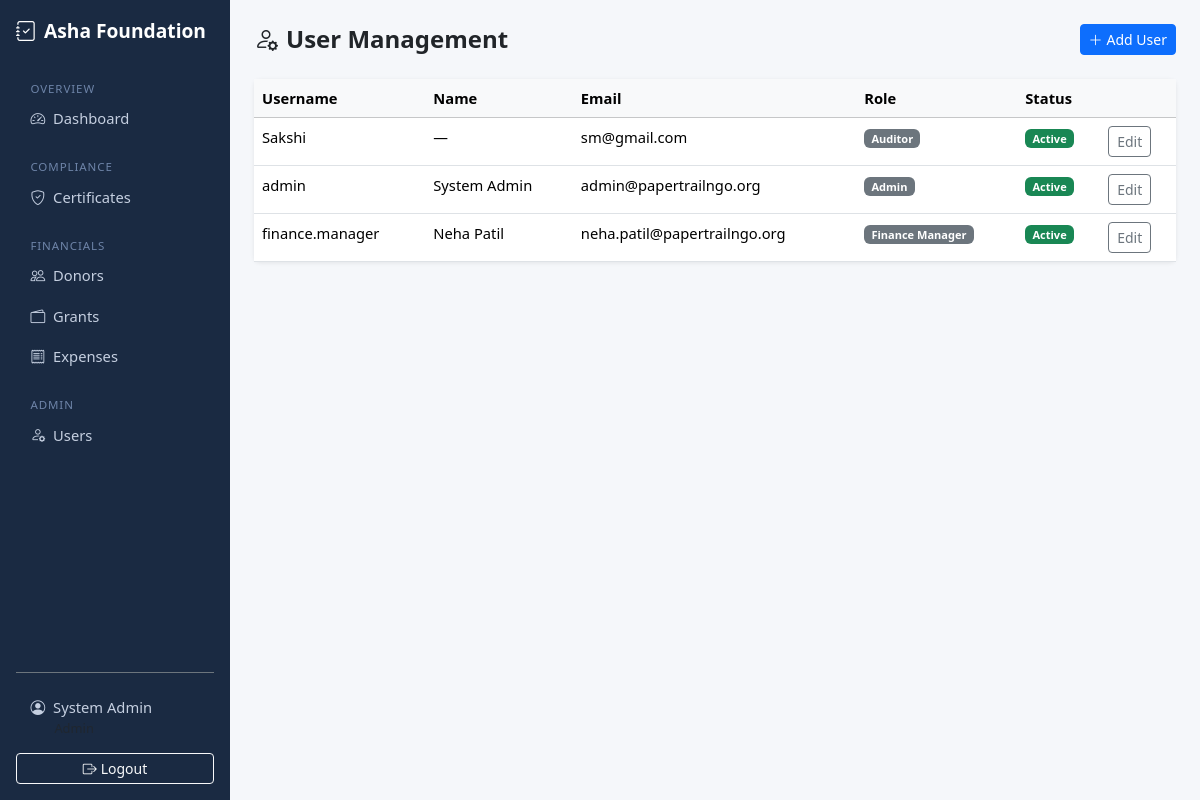
/accounts/users/ (signed in), run on an earlier commit of the app's database.
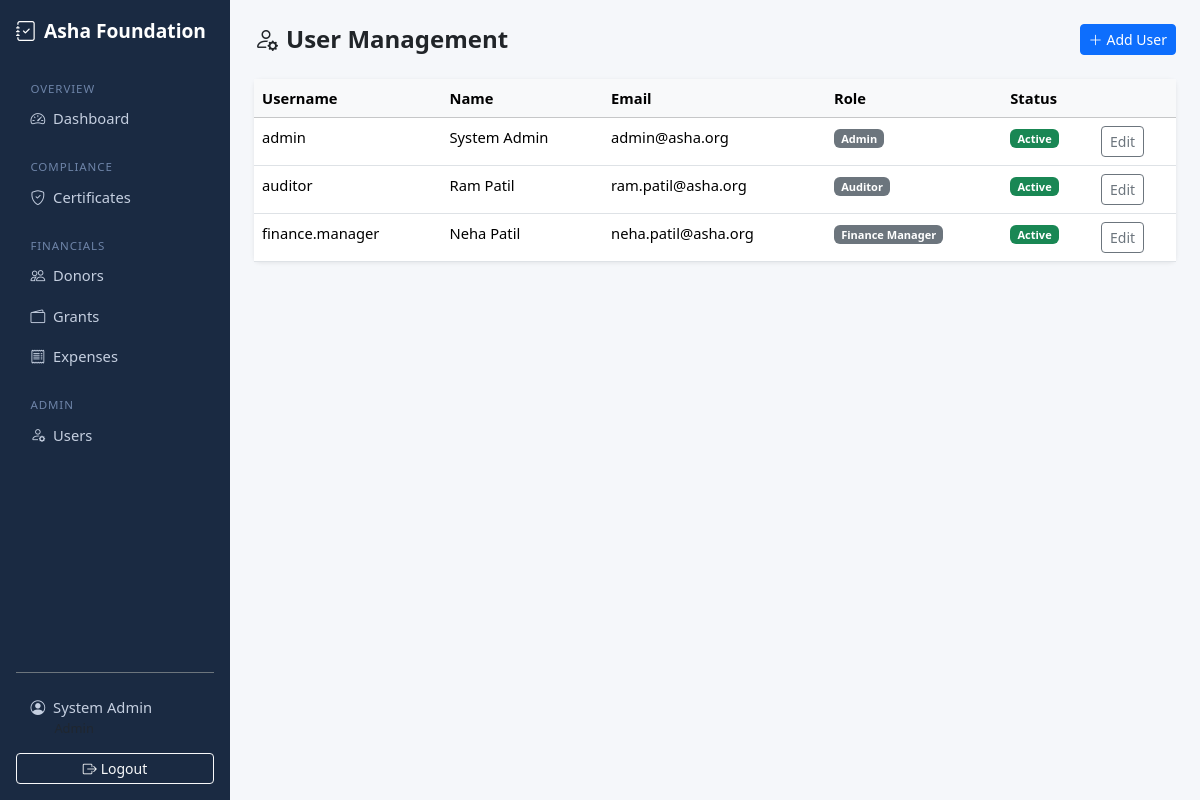
And on a later commit of the database.
### apps/accounts/models.py (models this page shows, shortened)
class User(AbstractUser):
    ROLE_ADMIN = "admin"
    ROLE_FINANCE = "finance"
    ROLE_AUDITOR = "auditor"
    ROLE_CHOICES = [
        (ROLE_ADMIN, "Admin"),
        (ROLE_FINANCE, "Finance Manager"),
        (ROLE_AUDITOR, "Auditor"),
    ]
    role = models.CharField(
        max_length=20,
        choices=ROLE_CHOICES,
        default=ROLE_AUDITOR,
    )
    phone = models.CharField(max_length=20, blank=True)
    @property
    def is_admin_role(self):
        return self.role == self.ROLE_ADMIN
    @property
    def is_finance(self):
        return self.role == self.ROLE_FINANCE
    @property
    def is_auditor(self):
        return self.role == self.ROLE_AUDITOR

### apps/accounts/views.py (the view)
# urls.py: path("users/", views.user_list, name="user_list"),
@login_required
@role_required("admin")
def user_list(request):
    users = User.objects.all().order_by("username")
    return render(request, "accounts/user_list.html", {"users": users})

### apps/accounts/templates/accounts/user_list.html (shortened to what this page needs)
{% extends "base.html" %}
{% block content %}
<div class="d-flex justify-content-between align-items-center mb-4">
  <h4 class="fw-bold mb-0"><i class="bi bi-person-gear me-2"></i>User Management</h4>
  <a href="{% url 'accounts:user_create' %}" class="btn btn-primary btn-sm">
    <i class="bi bi-plus-lg me-1"></i>Add User
  </a>
</div>
<div class="card">
  <div class="table-responsive">
    <table class="table table-hover mb-0">
      <thead class="table-light">
        <tr><th>Username</th><th>Name</th><th>Email</th><th>Role</th><th>Status</th><th></th></tr>
      </thead>
      <tbody>
        {% for u in users %}
        <tr>
          <td>{{ u.username }}</td>
          <td>{{ u.get_full_name|default:"—" }}</td>
          <td>{{ u.email|default:"—" }}</td>
          <td><span class="badge bg-secondary">{{ u.get_role_display }}</span></td>
          <td>{% if u.is_active %}<span class="badge bg-success">Active</span>{% else %}<span class="badge bg-danger">Inactive</span>{% endif %}</td>
          <td><a href="{% url 'accounts:user_edit' u.pk %}" class="btn btn-sm btn-outline-secondary">Edit</a></td>
        </tr>
        {% empty %}
        <tr><td colspan="7" class="text-center text-muted py-4">No users found.</td></tr>
        {% endfor %}
      </tbody>
    </table>
  </div>
</div>
{% endblock %}

### templates/base.html (shortened to what this page needs)
<!DOCTYPE html>
<html lang="en">
<head>
  <link href="https://cdn.jsdelivr.net/npm/bootstrap@5.3.3/dist/css/bootstrap.min.css" rel="stylesheet">
  <link href="https://cdn.jsdelivr.net/npm/bootstrap-icons@1.11.3/font/bootstrap-icons.min.css" rel="stylesheet">
</head>
<body>
{% if user.is_authenticated %}
<div class="d-flex">
  <nav class="sidebar d-flex flex-column p-3" style="width:230px;flex-shrink:0;">
    <a class="sidebar-brand text-decoration-none mb-4 d-flex align-items-center gap-2" href="{% url 'accounts:dashboard' %}">
      <i class="bi bi-journal-check fs-5"></i> Asha Foundation
    </a>
    <div class="nav-section">Overview</div>
    <a class="nav-link mb-1 {% if request.resolver_match.url_name == 'dashboard' %}active{% endif %}" href="{% url 'accounts:dashboard' %}">
      <i class="bi bi-speedometer2 me-2"></i>Dashboard
    </a>
    {% if user.is_admin_role %}
    <div class="nav-section mt-2">Compliance</div>
    <a class="nav-link mb-1" href="{% url 'compliance:document_list' %}">
      <i class="bi bi-shield-check me-2"></i>Certificates
    </a>
    {% endif %}
    {% if user.is_admin_role or user.is_finance or user.is_auditor %}
    <div class="nav-section mt-2">Financials</div>
    <a class="nav-link mb-1" href="{% url 'donors:donor_list' %}">
      <i class="bi bi-people me-2"></i>Donors
    </a>
    <a class="nav-link mb-1" href="{% url 'grants:grant_list' %}">
      <i class="bi bi-wallet2 me-2"></i>Grants
    </a>
    <a class="nav-link mb-1" href="{% url 'expenses:expense_list' %}">
      <i class="bi bi-receipt me-2"></i>Expenses
    </a>
    {% endif %}
    {% if user.is_admin_role %}
    <div class="nav-section mt-2">Admin</div>
    <a class="nav-link mb-1" href="{% url 'accounts:user_list' %}">
      <i class="bi bi-person-gear me-2"></i>Users
    </a>
    {% endif %}
    <div class="mt-auto pt-3 border-top border-secondary">
      <a class="nav-link mb-1" href="{% url 'accounts:profile' %}">
        <i class="bi bi-person-circle me-2"></i>{{ user.get_full_name|default:user.username }}
        <small class="d-block text-muted ms-4">{{ user.get_role_display }}</small>
      </a>
      <form method="post" action="{% url 'accounts:logout' %}" class="m-0">
        <button type="submit" class="btn btn-sm btn-outline-light w-100 mt-1">
          <i class="bi bi-box-arrow-right me-1"></i>Logout
        </button>
      </form>
    </div>
  </nav>
  <main class="flex-grow-1 p-4">
    {% block content %}{% endblock %}
  </main>
</div>
{% else %}
  {% block auth_content %}{% endblock %}
{% endif %}
</body>
</html>

What changed in the data, as far as the page shows it:
changed User "admin": email "admin@papertrailngo.org" → "admin@asha.org"; moves up the list
changed User "Auditor": username "Sakshi" → "auditor"; get_full_name "—" → "Ram Patil"; email "sm@gmail.com" → "ram.patil@asha.org"
changed User "finance.manager": email "neha.patil@papertrailngo.org" → "neha.patil@asha.org"
